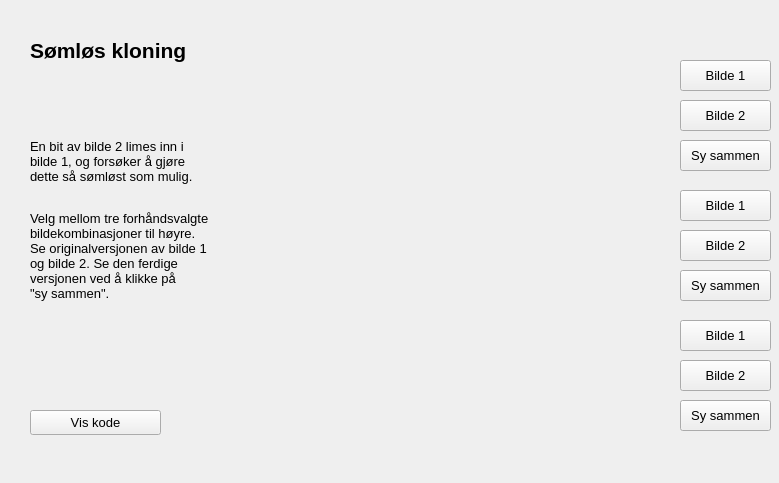
<?xml version="1.0" encoding="UTF-8"?>
<ui version="4.0">
 <class>Form</class>
 <widget class="QWidget" name="Form">
  <property name="geometry">
   <rect>
    <x>0</x>
    <y>0</y>
    <width>779</width>
    <height>483</height>
   </rect>
  </property>
  <property name="windowTitle">
   <string>Form</string>
  </property>
  <widget class="QPushButton" name="imageOneTwo">
   <property name="geometry">
    <rect>
     <x>680</x>
     <y>100</y>
     <width>91</width>
     <height>31</height>
    </rect>
   </property>
   <property name="font">
    <font>
     <pointsize>10</pointsize>
    </font>
   </property>
   <property name="text">
    <string>Bilde 2</string>
   </property>
  </widget>
  <widget class="QPushButton" name="seamlessOne">
   <property name="geometry">
    <rect>
     <x>680</x>
     <y>140</y>
     <width>91</width>
     <height>31</height>
    </rect>
   </property>
   <property name="font">
    <font>
     <pointsize>10</pointsize>
    </font>
   </property>
   <property name="text">
    <string>Sy sammen</string>
   </property>
  </widget>
  <widget class="QPushButton" name="imageOneOne">
   <property name="geometry">
    <rect>
     <x>680</x>
     <y>60</y>
     <width>91</width>
     <height>31</height>
    </rect>
   </property>
   <property name="font">
    <font>
     <pointsize>10</pointsize>
    </font>
   </property>
   <property name="text">
    <string>Bilde 1</string>
   </property>
  </widget>
  <widget class="QLabel" name="glattingOverskrift">
   <property name="geometry">
    <rect>
     <x>30</x>
     <y>20</y>
     <width>221</width>
     <height>61</height>
    </rect>
   </property>
   <property name="font">
    <font>
     <pointsize>16</pointsize>
     <weight>75</weight>
     <italic>false</italic>
     <bold>true</bold>
     <underline>false</underline>
    </font>
   </property>
   <property name="text">
    <string>Sømløs kloning</string>
   </property>
  </widget>
  <widget class="QLabel" name="label_12">
   <property name="geometry">
    <rect>
     <x>30</x>
     <y>110</y>
     <width>241</width>
     <height>221</height>
    </rect>
   </property>
   <property name="font">
    <font>
     <pointsize>10</pointsize>
    </font>
   </property>
   <property name="text">
    <string>&lt;html&gt;&lt;head/&gt;&lt;body&gt;&lt;p&gt;En bit av bilde 2 limes inn i&lt;br/&gt;bilde 1, og forsøker å gjøre&lt;br/&gt;dette så sømløst som mulig.&lt;br/&gt;&lt;/p&gt;&lt;p&gt;Velg mellom tre forhåndsvalgte&lt;br/&gt;bildekombinasjoner til høyre.&lt;br/&gt;Se originalversjonen av bilde 1&lt;br/&gt;og bilde 2. Se den ferdige &lt;br/&gt;versjonen ved å klikke på&lt;br/&gt;&amp;quot;sy sammen&amp;quot;.&lt;/p&gt;&lt;/body&gt;&lt;/html&gt;</string>
   </property>
  </widget>
  <widget class="QPushButton" name="seamlessCode">
   <property name="geometry">
    <rect>
     <x>30</x>
     <y>410</y>
     <width>131</width>
     <height>25</height>
    </rect>
   </property>
   <property name="font">
    <font>
     <pointsize>10</pointsize>
    </font>
   </property>
   <property name="text">
    <string>Vis kode</string>
   </property>
  </widget>
  <widget class="QLabel" name="seamlessImg">
   <property name="geometry">
    <rect>
     <x>280</x>
     <y>60</y>
     <width>391</width>
     <height>371</height>
    </rect>
   </property>
   <property name="text">
    <string/>
   </property>
   <property name="pixmap">
    <pixmap>../../../hdr-bilder/Tree/Tree_00032.png</pixmap>
   </property>
   <property name="scaledContents">
    <bool>true</bool>
   </property>
  </widget>
  <widget class="QPushButton" name="imageTwoTwo">
   <property name="geometry">
    <rect>
     <x>680</x>
     <y>230</y>
     <width>91</width>
     <height>31</height>
    </rect>
   </property>
   <property name="font">
    <font>
     <pointsize>10</pointsize>
    </font>
   </property>
   <property name="text">
    <string>Bilde 2</string>
   </property>
  </widget>
  <widget class="QPushButton" name="imageTwoOne">
   <property name="geometry">
    <rect>
     <x>680</x>
     <y>190</y>
     <width>91</width>
     <height>31</height>
    </rect>
   </property>
   <property name="font">
    <font>
     <pointsize>10</pointsize>
    </font>
   </property>
   <property name="text">
    <string>Bilde 1</string>
   </property>
  </widget>
  <widget class="QPushButton" name="seamlessTwo">
   <property name="geometry">
    <rect>
     <x>680</x>
     <y>270</y>
     <width>91</width>
     <height>31</height>
    </rect>
   </property>
   <property name="font">
    <font>
     <pointsize>10</pointsize>
    </font>
   </property>
   <property name="text">
    <string>Sy sammen</string>
   </property>
  </widget>
  <widget class="QPushButton" name="imageThreeTwo">
   <property name="geometry">
    <rect>
     <x>680</x>
     <y>360</y>
     <width>91</width>
     <height>31</height>
    </rect>
   </property>
   <property name="font">
    <font>
     <pointsize>10</pointsize>
    </font>
   </property>
   <property name="text">
    <string>Bilde 2</string>
   </property>
  </widget>
  <widget class="QPushButton" name="imageThreeOne">
   <property name="geometry">
    <rect>
     <x>680</x>
     <y>320</y>
     <width>91</width>
     <height>31</height>
    </rect>
   </property>
   <property name="font">
    <font>
     <pointsize>10</pointsize>
    </font>
   </property>
   <property name="text">
    <string>Bilde 1</string>
   </property>
  </widget>
  <widget class="QPushButton" name="seamlessThree">
   <property name="geometry">
    <rect>
     <x>680</x>
     <y>400</y>
     <width>91</width>
     <height>31</height>
    </rect>
   </property>
   <property name="font">
    <font>
     <pointsize>10</pointsize>
    </font>
   </property>
   <property name="text">
    <string>Sy sammen</string>
   </property>
  </widget>
 </widget>
 <resources/>
 <connections/>
</ui>
